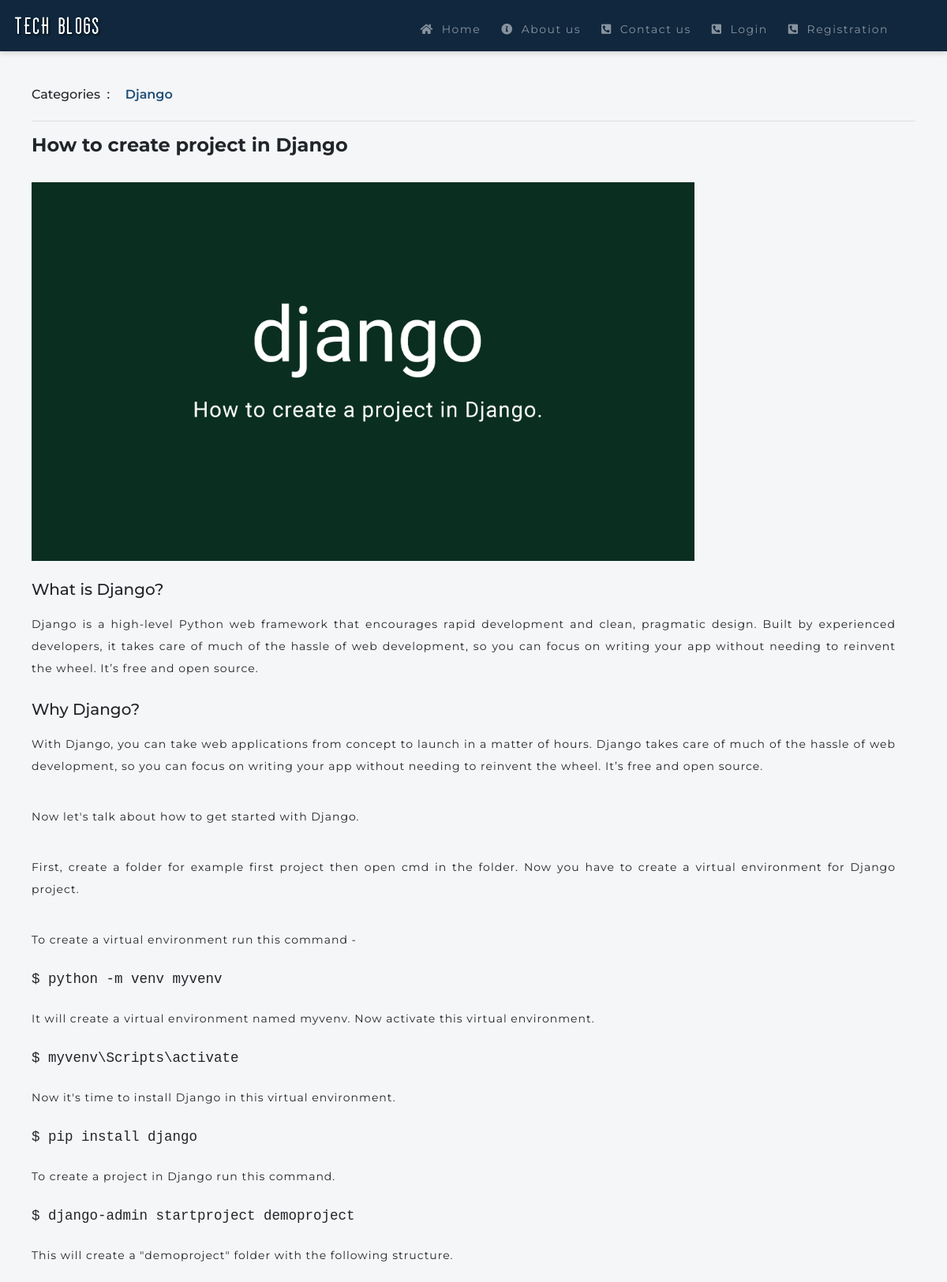
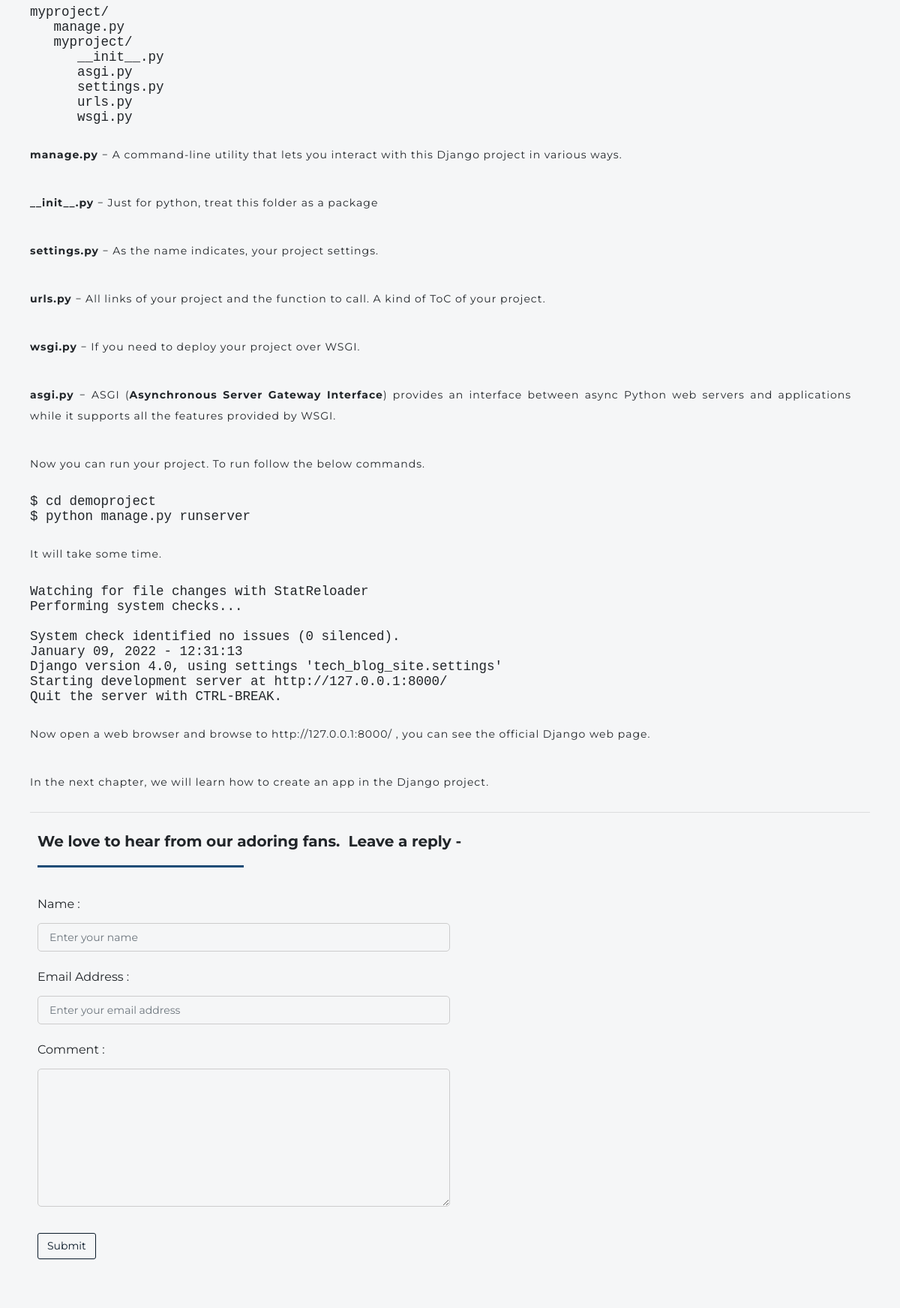
Screenshot of /blog/how-to-create-project-in-django/ (upper part) with the database file from the repository (2 pictures, top to bottom).
### tech_blog_app/models.py (models this page shows, shortened)
class Category(models.Model):
    name = models.CharField(max_length=50, primary_key=True)
    class Meta:
        verbose_name_plural = "categories"

class Blog(models.Model):
    title = models.CharField(max_length=100)
    category = models.ForeignKey('Category', on_delete=models.CASCADE)
    slug = models.SlugField(default='', max_length=200)
    image = models.ImageField()
    image_alt = models.CharField(max_length=100)
    blog_text = RichTextField()
    date_upload = models.DateTimeField(default=datetime.now())
    user = models.ForeignKey(User, on_delete=models.CASCADE)  # New field
    class Meta:
        ordering = ['-date_upload',]

### tech_blog_app/views.py (the view)
# urls.py: path("blog/<str:slug>/", views.blog, name='blog'),
def blog(request,slug):
    if request.method == "POST":
        form = FeedbackForm(request.POST)
        if form.is_valid():
            form.save()
            messages.success(request, 'We love to hear from our adoring fans. Thank you for your feedback.')
            return redirect('blog', slug=slug)
    blog = Blog.objects.filter(slug=slug)
    categories = Category.objects.all()
    context = {'blog' : blog, 'categories':categories}
    return render(request, 'opened-blog.html', context)

### templates/opened-blog.html (shortened to what this page needs)
{% extends 'base.html' %}
{% load static %}
{% block content %}
<div class="header mt-3" data-aos="fade-up" data-aos-duration="1000">
	<div class="categories mt-2">
		<h6 class="me-3">Categories&nbsp; :&nbsp;</h6>
		{% for ct in categories %}
		<div class="category-link">
			<a href="{% url 'categories' ct.name %}" class="cat-link">{{ ct.name }}</a>
		</div>
		{% endfor %}
		<br>
		<hr>
	</div>
	{% for bg in blog %}
	<h4 class="mt-2"><b>{{ bg.title }}</b></h4><br>
	<div class="article">
		<img src="{{ bg.image.url }}" alt="{{ bg.image_alt }}"><br><br>
		{{ bg.blog_text|safe }}
	</div>
	{% endfor %}
	<hr>
	<div class="reply-part" data-aos="fade-up" data-aos-duration="1000">
		<div class="reply-heading">
			<h5><b>We love to hear from our adoring fans. &nbsp;Leave a reply -</b></h5><hr class="header-hr">
		</div><br>
		<div class="reply-form">
			<form method="POST">
				<div class="form-group">
                    <label for="name" class="form-control-label mb-3">Name :</label><br>
    				<input type="text" name="name" id="name" class="form-control" placeholder="Enter your name" required>
                </div>
                <div class="form-gorup mt-4">
                    <label for="email" class="form-control-label mb-3">Email Address :</label><br>
    				<input type="email" name="email" id="email" class="form-control" placeholder="Enter your email address" required>
                </div>
                <div class="from-group mt-4">
                    <label for="comment " class="form-control-label mb-3">Comment :</label><br>
                    <textarea rows="7" name="comment" id="comment" class="form-control" required></textarea>
                </div><br>
				<button type="submit" class="btn btn-primary mt-3">Submit</button>
			</form>
		</div>
	</div>
</div>
{% endblock %}

### static/css/style.css (style rules this page uses)
* { box-sizing: border-box; margin: 0px; padding: 0px; }
body { font: 20px Montserrat, sans-serif !important; background-color: #f5f6f7 !important; }
.header { padding: 10px; margin-top: 15px; }
.header .categories h6 { display: inline-block; }
.header .categories .category-link { display: inline-block; }
.header .categories .category-link .cat-link { font-size: 16px; margin: 0 10px; color: #1f4e7a; font-weight: 600; }
.header .article img { width: 75%; height: auto; }
.header .article p { padding: 10px 25px 10px 0px; font-size: 14px; line-height: 2; letter-spacing: 1px; text-align: justify; text-justify: inter-word; }
.header .reply-part { padding: 10px; font-size: 16px; }
.header .reply-part .reply-form input[type="text"], .header .reply-part .reply-form input[type="email"], .header .reply-part .reply-form textarea { background-color: transparent !important; border: 1px solid #ccc !important; border-radius: 5px !important; width: 50% !important; padding: 7px 0 7px 15px; font-size: 16px; }
.header .reply-part .reply-form .btn-primary { border: 1px solid #0a1a29; border-radius: 3px; background-color: transparent; color: #0a1a29; font-size: 14px; }
::placeholder { font-size: 14px; }
.header-hr, .first-part .header-hr { width: 25% !important; height: 2px; margin: 20px 0; background-color: #1f4e7a; }

### rows the page displays
Category: name "Django"
Blog: title "How to create project in Django", image (picture), blog_text "What is Django? Django is a high-level Python web framework that encourages rapid development and clean, pragmatic design. Built by experienced developers, it takes care of much of the hassle of web development, so you can focus on writing your app without needing to reinvent the wheel. It’s free and open source. Why Django? With Django, you can take web applications from concept to launch in a matter of hours. Django takes care of much of the hassle of web development, so you can focus on writing your app without needing to reinvent the wheel. It’s free and open source. Now let's talk about how to get started with Django. First, create a folder for example first project then open cmd in…"
